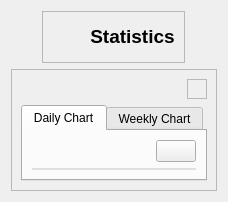
            <widget class="QWidget" name="stats_page">
             <layout class="QVBoxLayout" name="verticalLayout_3">
              <item alignment="Qt::AlignHCenter|Qt::AlignTop">
               <widget class="QFrame" name="stats_title_fr">
                <property name="frameShape">
                 <enum>QFrame::StyledPanel</enum>
                </property>
                <property name="frameShadow">
                 <enum>QFrame::Raised</enum>
                </property>
                <layout class="QHBoxLayout" name="horizontalLayout_10">
                 <item>
                  <widget class="QLabel" name="stats_icon">
                   <property name="sizePolicy">
                    <sizepolicy hsizetype="Maximum" vsizetype="Maximum">
                     <horstretch>0</horstretch>
                     <verstretch>0</verstretch>
                    </sizepolicy>
                   </property>
                   <property name="minimumSize">
                    <size>
                     <width>32</width>
                     <height>32</height>
                    </size>
                   </property>
                   <property name="styleSheet">
                    <string notr="true"/>
                   </property>
                   <property name="text">
                    <string/>
                   </property>
                   <property name="pixmap">
                    <pixmap resource="icons.qrc">:/icons/icons/bar-chart-2.svg</pixmap>
                   </property>
                  </widget>
                 </item>
                 <item>
                  <widget class="QLabel" name="stats_title_lbl">
                   <property name="sizePolicy">
                    <sizepolicy hsizetype="Maximum" vsizetype="Maximum">
                     <horstretch>0</horstretch>
                     <verstretch>0</verstretch>
                    </sizepolicy>
                   </property>
                   <property name="maximumSize">
                    <size>
                     <width>650</width>
                     <height>16777215</height>
                    </size>
                   </property>
                   <property name="font">
                    <font>
                     <family>MS Shell Dlg 2</family>
                     <pointsize>14</pointsize>
                     <weight>75</weight>
                     <italic>false</italic>
                     <bold>true</bold>
                    </font>
                   </property>
                   <property name="styleSheet">
                    <string notr="true">font: 14pt &quot;MS Shell Dlg 2&quot;;
font-weight: bold;</string>
                   </property>
                   <property name="text">
                    <string>Statistics</string>
                   </property>
                   <property name="alignment">
                    <set>Qt::AlignCenter</set>
                   </property>
                  </widget>
                 </item>
                </layout>
               </widget>
              </item>
              <item>
               <widget class="QFrame" name="stats_body_fr">
                <property name="sizePolicy">
                 <sizepolicy hsizetype="Preferred" vsizetype="Expanding">
                  <horstretch>0</horstretch>
                  <verstretch>0</verstretch>
                 </sizepolicy>
                </property>
                <property name="frameShape">
                 <enum>QFrame::StyledPanel</enum>
                </property>
                <property name="frameShadow">
                 <enum>QFrame::Raised</enum>
                </property>
                <layout class="QVBoxLayout" name="verticalLayout_5">
                 <item alignment="Qt::AlignRight|Qt::AlignTop">
                  <widget class="QFrame" name="frame_2">
                   <property name="frameShape">
                    <enum>QFrame::StyledPanel</enum>
                   </property>
                   <property name="frameShadow">
                    <enum>QFrame::Raised</enum>
                   </property>
                   <layout class="QHBoxLayout" name="horizontalLayout_11"/>
                  </widget>
                 </item>
                 <item>
                  <widget class="QTabWidget" name="tabWidget">
                   <property name="currentIndex">
                    <number>0</number>
                   </property>
                   <widget class="QWidget" name="daily_chart_tab">
                    <attribute name="title">
                     <string>Daily Chart</string>
                    </attribute>
                    <layout class="QVBoxLayout" name="verticalLayout_7">
                     <item alignment="Qt::AlignRight|Qt::AlignTop">
                      <widget class="QPushButton" name="refresh_chart_btn">
                       <property name="styleSheet">
                        <string notr="true">:pressed {
	background-color: rgb(172, 226, 255)
}</string>
                       </property>
                       <property name="text">
                        <string/>
                       </property>
                       <property name="icon">
                        <iconset resource="icons.qrc">
                         <normaloff>:/icons/icons/refresh-cw.svg</normaloff>:/icons/icons/refresh-cw.svg</iconset>
                       </property>
                       <property name="iconSize">
                        <size>
                         <width>20</width>
                         <height>20</height>
                        </size>
                       </property>
                      </widget>
                     </item>
                     <item>
                      <widget class="QWidget" name="chart_container" native="true">
                       <property name="enabled">
                        <bool>true</bool>
                       </property>
                       <property name="sizePolicy">
                        <sizepolicy hsizetype="Preferred" vsizetype="Expanding">
                         <horstretch>0</horstretch>
                         <verstretch>0</verstretch>
                        </sizepolicy>
                       </property>
                       <property name="minimumSize">
                        <size>
                         <width>0</width>
                         <height>0</height>
                        </size>
                       </property>
                       <property name="styleSheet">
                        <string notr="true">background-color: rgba(220, 220, 220, 231);</string>
                       </property>
                      </widget>
                     </item>
                    </layout>
                   </widget>
                   <widget class="QWidget" name="weekly_chart_tab">
                    <attribute name="title">
                     <string>Weekly Chart</string>
                    </attribute>
                    <layout class="QVBoxLayout" name="verticalLayout_9">
                     <item>
                      <widget class="QWidget" name="weekly_bar_container" native="true">
                       <property name="styleSheet">
                        <string notr="true">background-color: rgba(220, 220, 220, 231);
</string>
                       </property>
                      </widget>
                     </item>
                    </layout>
                   </widget>
                  </widget>
                 </item>
                </layout>
               </widget>
              </item>
             </layout>
            </widget>
